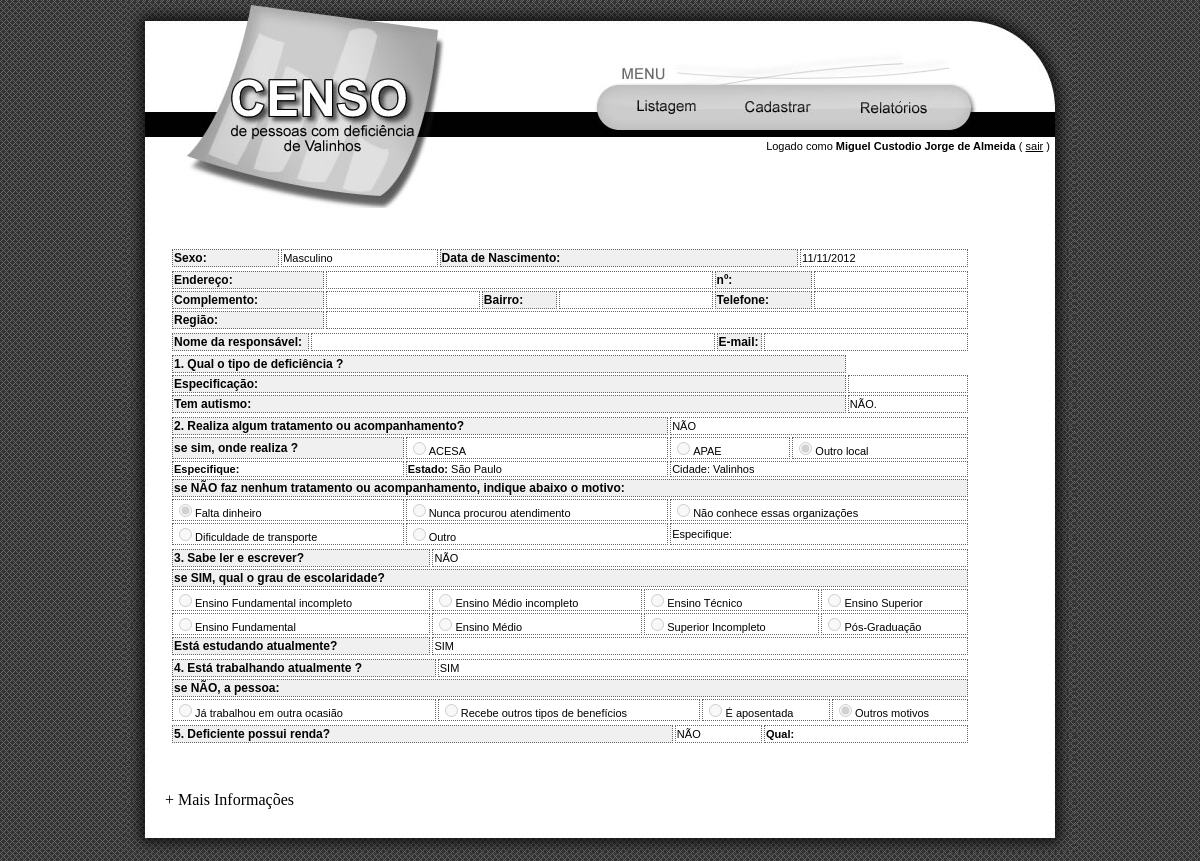
Page /listagem/visualizar.php (signed in) on the committed database.
### tables this page shows
CREATE TABLE IF NOT EXISTS `instituicao` (
  `id` int(11) NOT NULL auto_increment,
  `nome` varchar(50) NOT NULL,
  `exibir` enum('s','n') NOT NULL default 'n',
  `id_cidade` int(11) default NULL,
  `desativado` enum('s','n') NOT NULL,
  PRIMARY KEY  (`id`)
);

CREATE TABLE IF NOT EXISTS `estado` (
  `id` int(11) NOT NULL auto_increment,
  `nome` varchar(100) NOT NULL,
  `uf` char(2) NOT NULL,
  PRIMARY KEY  (`id`),
  UNIQUE KEY `uf` (`uf`)
);

CREATE TABLE IF NOT EXISTS `motivo_tratamento` (
  `id` int(11) NOT NULL auto_increment,
  `nome` varchar(100) NOT NULL,
  `exibir` enum('s','n') NOT NULL default 'n',
  `desativado` enum('s','n') NOT NULL default 'n',
  PRIMARY KEY  (`id`)
);

CREATE TABLE IF NOT EXISTS `escolaridade` (
  `id` int(11) NOT NULL auto_increment,
  `nome` varchar(100) NOT NULL,
  PRIMARY KEY  (`id`)
);

CREATE TABLE IF NOT EXISTS `motivo_trabalho` (
  `id` int(11) NOT NULL auto_increment,
  `nome` varchar(100) NOT NULL,
  `exibir` enum('s','n') NOT NULL default 'n',
  `desativado` enum('s','n') NOT NULL default 'n',
  PRIMARY KEY  (`id`)
);

### dao/paciente.php (called while the page is built, shortened)
<?php
class PacienteTO{
	public $renda;
	public $estaEstudando;
	public function PacienteTO(){
	   $this->escolaridade = NULL;
	   $this->instituicao = NULL;
	   $this->motivoTrabalho = NULL;
	   $this->renda = NULL;
	   $this->estaEstudando = true;
	}
	public function sabeLer(){
		return false;
	}
	public function estaEstudando(){
        if($this->estaEstudando == 's' or $this->estaEstudando == 'S' or $this->estaEstudando === true){
			return true;
		}
		return false;
	}
	public function possuiRenda(){
		return $this->renda !== NULL;
	}
	public function estaTrabalhando(){
		return true;
	}
}
?>

### dao/instituicao.php (called while the page is built, shortened)
<?php
class InstituicaoDAL{
	public static function getTodas(){
		$q =  mysql_query("select id,nome,id_cidade,exibir from instituicao");
		$a = array();
		while($o = mysql_fetch_object($q)){
			$i = new InstituicaoTO();
			$i->id = $o->id;
			$i->nome = $o->nome;
			if($o->id_cidade){
				$i->cidade = CidadeDAL::getPorId($o->id_cidade);
			}
			else{
				$i->cidade = new CidadeTO();
			}
			$i->exibir = $o->exibir == 's';
			$a[]=$i;
		}
		return $a;
	}
	public static function getTodasExibiveis(){
		$a = self::getTodas();
		$na = array();
		foreach($a as $k=>$v){
			if($v->exibir){
				$na[] = $v;
			}
		}
		return $na;
	}
}
?>

### dao/cidade.php (called while the page is built, shortened)
<?php
class EstadoDAL{
	public static function getTodos(){
		$q = mysql_query("select id,nome,uf from estado");
		$a = array();
		while($o = mysql_fetch_object($q)){
			$e = new EstadoTO();
			$e->id = $o->id;
			$e->nome = $o->nome;
			$e->uf = $o->uf;
			$a[] = $e;
		}
		return $a;
	}
}
class CidadeDAL{
	public static function getTodasPorEstado($id){
		$q = mysql_query("select id,nome from cidade where id_estado='$id'");
		$a=array();
		while($o=mysql_fetch_object($q)){
			$c = new CidadeTO();
			$c->id = $o->id;
			$c->nome = $o->nome;
			$a[]=$c;
		}
		return $a;
	}
}
?>

### dao/motivo.php (called while the page is built, shortened)
<?php
class MotivoTrabalhoDAL{
	public static function getTodos(){
		$q =  mysql_query("select id,nome,exibir from motivo_trabalho");
		$a = array();
		while($o = mysql_fetch_object($q)){
			$d = new MotivoTO();
			$d->id = $o->id;
			$d->nome = $o->nome;
			$d->exibir = $o->exibir;
			$a[]=$d;
		}
		return $a;
	}
	public static function getTodosExibiveis(){
		$a = self::getTodos();
		$na = array();
		foreach($a as $k=>$v){
			if($v->exibir){
				$na[] = $v;
			}
		}
		return $na;
	}
}
class MotivoTratamentoDAL{
	public static function getTodos(){
		$q =  mysql_query("select id,nome,exibir from motivo_tratamento");
		$a = array();
		while($o = mysql_fetch_object($q)){
			$d = new MotivoTO();
			$d->id = $o->id;
			$d->nome = $o->nome;
			$d->exibir = $o->exibir;
			$a[]=$d;
		}
		return $a;
	}
	public static function getTodosExibiveis(){
		$a = self::getTodos();
		$na = array();
		foreach($a as $k=>$v){
			if($v->exibir == 's'){
				$na[] = $v;
			}
		}
		return $na;
	}
}
?>

### dao/escolaridade.php (called while the page is built, shortened)
<?php
class EscolaridadeDAL{
	public static function getTodas(){
		$q =  mysql_query("select id,nome from escolaridade");
		$a = array();
		while($o = mysql_fetch_object($q)){
			$d = new EscolaridadeTO();
			$d->id = $o->id;
			$d->nome = $o->nome;
			$a[]=$d;
		}
		return $a;
	}
}
?>

### listagem/visualizar.php (the view, shortened to what this page needs)
<?php
	include_once("../base/topo.php");
	if(isset($_GET['id'])){
		$p = PacienteDAL::getPorId((int) $_GET['id']);
		$dt = explode("-",$p->nascimento);
		$dia = $dt[2];
		$mes = $dt[1];
		$ano = $dt[0];
		if($p->instituicao !== NULL && $p->instituicao->exibir == 'n'){
			$especifique_instituicao = $p->instituicao->nome;
			$cidade_instituicao = $p->instituicao->cidade->id;
			$estado_instituicao= CidadeDAL::getCidadePorId($p->instituicao->cidade->id)->estado->id;
		}
		else{
			$especifique_instituicao = "";
			$cidade_instituicao = 9522;
			$estado_instituicao= 26;
		}
	}
	else{
		$p = new PacienteTO();
		$p->nome = "";
		$p->sexo = 'm';
		$p->nascimento = "";
		$dia = date("d");
		$mes = date("m");
		$ano = date("Y");
		$p->endereco = new EnderecoTO();
		$p->endereco->endereco = "";
		$p->endereco->bairro = "";
		$p->endereco->telefone = "";
		$p->endereco->complemento = "";
		$p->endereco->numero = "";
		$p->endereco->regiao = "";
		$p->deficiencias = array();
		$p->autista = "n";
		$p->motivoTratamento = new MotivoTO();
		$p->motivoTratamento->id = 1;
		$p->especificacaoDeficiencia = "";
		$especifique_instituicao = "";
		$cidade_instituicao = 9522;
		$estado_instituicao= 26;
	}
?>
<div id="page_formulario">
<br />
<table border="0">
	<tr>
		<td  class="especial">Sexo:</td>
		<td><?=$p->sexo=='m'?'Masculino':'Feminino' ?></td>
        <td  class="especial">Data de Nascimento:</td>
		<td><?=$dia . '/' . $mes . '/' . $ano?></td>
	</tr>
</table>
<table border="0">
	<tr>
		<td class="especial">Endereço:</td>
		<td colspan="3" style="width:300px"><?=$p->endereco->endereco?></td>
		<td  class="especial">nº:</td>
		<td style="width:150px"><?=$p->endereco->numero?></td>
	</tr>
    <tr>
		<td  class="especial">Complemento:</td>
		<td style="width:150px"><?=$p->endereco->complemento?></td>
		<td  class="especial">Bairro:</td>
		<td style="width:150px"><?=$p->endereco->bairro?></td>
        <td  class="especial">Telefone:</td>
		<td style="width:150px"><?=$p->endereco->telefone?></td>
	</tr>
	<tr>
		<td class="especial">Região:</td>
		<td colspan="5" style="width:300px">
		</td>
	</tr>
</table>
<table border="0">
	<tr>
		<td class="especial">Nome da responsável:</td>
		<td style="width:400px"><?=$p->responsavel?></td>
		<td  class="especial">E-mail:</td>
		<td style="width:200px"><?=$p->email?></td>
	</tr>
</table>
<table border="0">
   	<tr>
		<td class="especial">1. Qual o tipo de deficiência ?</td>
	</tr>
    <tr>
		<td  class="especial">Especificação:</td>
        <td colspan="5"><?=$p->especificacaoDeficiencia?></td>
    </tr>
   	<tr>
		<td  class="especial">Tem autismo:</td>
        <td colspan="5"><?=$p->autista=='s' ?'SIM, tem Autismo.':'NÃO.'?></td>
    </tr>
</table>
<table border="0">
	<tr>
    	<td colspan="2"  class="especial">2. Realiza algum tratamento ou acompanhamento?</td>
        <td colspan="2"><?=$p->instituicao!==NULL ?'SIM':'NÃO'?></td>
    </tr>
	<tr id="acompanhamento_linha_sim">
    	<td  class="especial"> se sim, onde realiza ?</td>
        <?php
			$ins = InstituicaoDAL::getTodasExibiveis();
			$max = floor(count($ins)/3)+1;
			$wasSelected = false;
			for($i=0;$i<$max;$i++){
				for($j=0;$j<3;$j++){
					if($i*3 + $j < count($ins)){
						$checked = "";
						echo "<td><input disabled='disabled' type='radio' $checked name='acompanhamento_onde' value='".$ins[$i*3+$j]->id."'>".$ins[$i*3+$j]->nome." </td>";
					}
					else{
						if($i*3 + $j-1 < count($ins) && $i+1 >= $max){
							?><td><input disabled='disabled' type="radio" <?=!$wasSelected?"checked='checked'":""?> name="acompanhamento_onde" id="acompanhamento_onde" value="outro">Outro local</td><?php
						}
						else{
							echo '<td>&nbsp;</td>';
						}
					}
				}
			}
		?>
    </tr>
    <tr id="acompanhamento_linha_sim">
    	<td><b>Especifique:</b> <?=$especifique_instituicao?></td>
        <td><b>Estado:</b>
        		<?php
					$ufs = EstadoDAL::getTodos();
					foreach($ufs as $k=>$v){
						echo ($estado_instituicao==$v->id)?$v->nome:'' ;
					}
				?>
        </td>
        <td colspan="2">Cidade:
            	<?php
					$cds = CidadeDAL::getTodasPorEstado($estado_instituicao);
					foreach($cds as $k=>$v){
						echo ($cidade_instituicao==$v->id)?$v->nome:'' ;
					}
				?>
        </td>
    </tr>
    <tr id="acompanhamento_linha_nao">
    	<td colspan="4"  class="especial">se NÃO faz nenhum tratamento ou acompanhamento, indique abaixo o motivo:</td>
    </tr>
	<?php
		$mts = MotivoTratamentoDAL::getTodosExibiveis();
		$checked = false;
		$nchecked = false;
		for($i=0;$i<ceil((count($mts)+2)/3);$i++){
			?><tr id="acompanhamento_linha_nao"><?php
			for($j=0;$j<3;$j++){
				if($i*3 + $j < count($mts)){
					if($p->motivoTratamento){
						$checked = false;
						if($p->motivoTratamento->id == $mts[$i*3+$j]->id){
							$checked = true;
							$nchecked = true;
						}
					}
					?><td <?=$j==2?'colspan="2"':''?>><input  disabled='disabled' type="radio" <?=$checked?'checked="checked"':''?> name="nao_acompanhamento" id="nao_acompanhamento" value="<?=$mts[$i*3+$j]->id?>"><?=$mts[$i*3+$j]->nome?></td><?php
				}
				else if($i*3 + $j - 1 < count($mts)){
					?><td <?=$j==2?'colspan="2"':''?>><input  disabled='disabled' type="radio" <?=!$nchecked?'checked="checked"':''?> name="nao_acompanhamento" id="nao_acompanhamento" value="outro">Outro</td><?php
				}
				else if($i*3 + $j - 2 < count($mts)){
					$nome = "";
					?><td <?=$j==2?'colspan="2"':''?>>Especifique: <?=htmlentities($nome)?><?php
				}
				else{
					?><td <?=$j==2?'colspan="2"':''?>>&nbsp;</td><?php
				}
			}
			?></tr><?php
		}
	?>
</table>
<table border="0">
	<tr>
    	<td  class="especial">3. Sabe ler e escrever? </td>
        <td colspan="3"><?=$p->sabeLer() ? 'SIM':"NÃO" ?></td>
    </tr>
    <tr id="escolaridade_linha_sim">
    	<td colspan="4"  class="especial">se SIM, qual o grau de escolaridade?</td>
    </tr>
	<?php
		$es = EscolaridadeDAL::getTodas();
		$checked = false;
		for($i=0;$i<ceil(count($es)/4);$i++){
			?><tr id="escolaridade_linha_sim"><?php
			for($j=0;$j<4;$j++){
				if($i*4+$j < count($es)){
					?><td><input disabled='disabled' <?=$checked ? 'checked="checked"':""?> type="radio" name="escolaridade" id="escolaridade" value="<?=$es[$i*4+$j]->id?>"><?=$es[$i*4+$j]->nome?></td><?php
					$checked = false;
				}
				else{
					?><td>&nbsp;</td><?php
				}
			}
			?></tr><?php
		}
	?>
	<tr>
    	<td  class="especial" >Está estudando atualmente? </td>
        <td colspan="3"><?=$p->estaEstudando()?'SIM':'NÃO'?></td>
    </tr>
</table>
<table border="0" >
	<tr>
    	<td  class="especial">4. Está trabalhando atualmente ?</td>
        <td colspan="3"><?=$p->estaTrabalhando()?'SIM':'NÃO'?></td>
    </tr>
	<tr id="trabalha_linha_nao">
        <td colspan="4"  class="especial">se NÃO, a pessoa:</td>
    </tr>
	<?php
		$mtt = MotivoTrabalhoDAL::getTodosExibiveis();
		$checked = false;
		$nchecked = false;
		for($i=0;$i<ceil((count($mtt)+1)/4);$i++){
			?><tr id="trabalha_linha_nao"><?php
			for($j=0;$j<4;$j++){
				if($i*4+$j<count($mtt)){
					?><td><input disabled='disabled' type="radio" <?=$checked?'checked="checked"':''?> name="nao_trabalha" id="nao_trabalha" value="<?=$mtt[$i*4+$j]->id?>"><?=$mtt[$i*4+$j]->nome?></td><?php
				}
				else if($i*4+$j-1<count($mtt)){
					if(!$nchecked){
						$checked = true;
						$nchecked = true;
					}
					?><td><input disabled='disabled' type="radio" <?=$checked?'checked="checked"':''?> name="nao_trabalha" id="nao_trabalha" value="outro">Outros motivos</td><?php
				}
				else{
					?><td>&nbsp;</td><?php
				}
				$checked = false;
			}
			?></tr><?php
		}
	?>
</table>
<table border="0">
	<tr>
    	<td  class="especial">5. Deficiente possui renda?</td>
    	<td><?=$p->possuiRenda()?'SIM':'NÃO'?></td>
        <?php
		if($p->possuiRenda()){
			$renda = $p->renda;
		}
		else{
			$renda = "";
		}
		?>
		<td style="width:200px" id="qual_renda"><b>Qual:</b> <?=$renda?></td>
    </tr>
</table>
<br />
</div>
<br />
<?php
	include_once("../base/rodape.php");
?>

### css/estilo.css (style rules this page uses)
body { background-image: url("../imagens/background.jpg"); margin-top: 0px; padding-top: 0px; }

### css/form.css (style rules this page uses)
#page_formulario table { width: 800px; margin-left:25px; }
#page_formulario table tr td { font-family:Arial, Helvetica, sans-serif; font-size:11px; border:#666666 dotted 1px; }
.especial { background-color: #F0F0F0; }
#page_formulario input { border-bottom:#000 1px solid; border-left:0; border-top:0; border-right:0; }

### listagem/visualizar.php (style rules this page uses)
.especial { font-weight: bold; font-size: 12px !important; font-family: Arial; }

### rows in the picture
instituicao: nome "ACESA"
instituicao: nome "APAE"
estado: nome "São Paulo"
motivo_tratamento: nao_acompanhamento "☑", nome "Falta dinheiro"
motivo_tratamento: nome "Nunca procurou atendimento"
motivo_tratamento: nome "Não conhece essas organizações"
motivo_tratamento: nome "Dificuldade de transporte"
escolaridade: nome "Ensino Fundamental incompleto"
escolaridade: nome "Ensino Médio incompleto"
escolaridade: nome "Ensino Técnico"
escolaridade: nome "Ensino Superior"
escolaridade: nome "Ensino Fundamental"
escolaridade: nome "Ensino Médio"
escolaridade: nome "Superior Incompleto"
escolaridade: nome "Pós-Graduação"
motivo_trabalho: nome "Já trabalhou em outra ocasião"
motivo_trabalho: nome "Recebe outros tipos de benefícios"
motivo_trabalho: nome "É aposentada"

### other values in the picture
$_SESSION["nome"] "Miguel Custodio Jorge de Almeida"
$dia "11"
$mes "11"
$ano "2012"
$v->nome "Valinhos"
